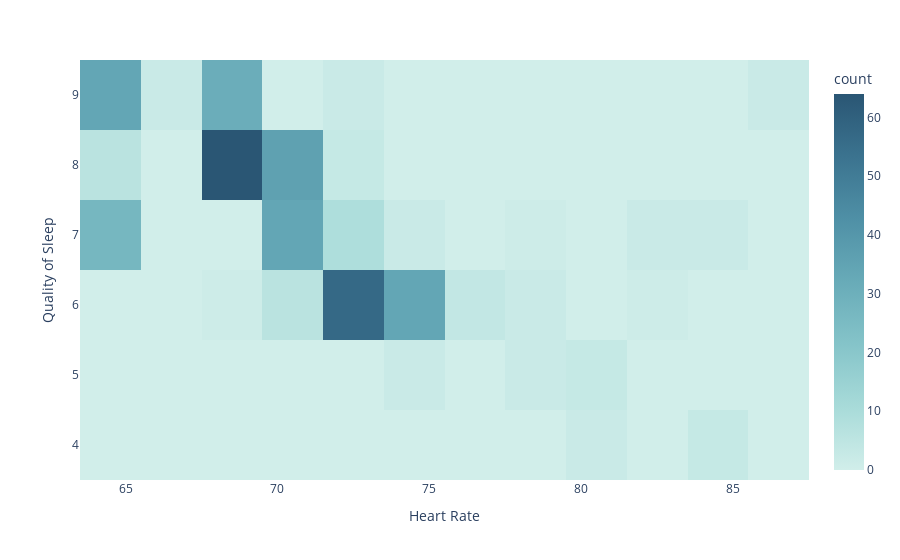

Notebook cell for this chart:
### Code cell
graphic = px.density_heatmap(sleep_df, x = 'Heart Rate', y = 'Quality of Sleep', color_continuous_scale = 'teal')
graphic.show()

### Figure 1 — Plotly figure (JSON) as saved in the notebook; plotly's stock layout.template omitted (floating-point values rounded to 4 significant figures; data arrays with more than 128 entries replaced by an {"elided": "..."} marker saying what was removed)
{"data": [{"coloraxis": "coloraxis", "hovertemplate": "Heart Rate=%{x}<br>Quality of Sleep=%{y}<br>count=%{z}<extra></extra>", "name": "", "type": "histogram2d", "x": {"elided": "374 int values"}, "xaxis": "x", "xbingroup": "x", "y": {"elided": "374 int values"}, "yaxis": "y", "ybingroup": "y"}], "layout": {"coloraxis": {"colorbar": {"title": {"text": "count"}}, "colorscale": [[0, "rgb(209, 238, 234)"], [0.1667, "rgb(168, 219, 217)"], [0.3333, "rgb(133, 196, 201)"], [0.5, "rgb(104, 171, 184)"], [0.6667, "rgb(79, 144, 166)"], [0.8333, "rgb(59, 115, 143)"], [1, "rgb(42, 86, 116)"]]}, "legend": {"tracegroupgap": 0}, "margin": {"t": 60}, "xaxis": {"anchor": "y", "domain": [0, 1], "title": {"text": "Heart Rate"}}, "yaxis": {"anchor": "x", "domain": [0, 1], "title": {"text": "Quality of Sleep"}}}}
